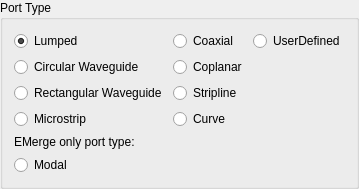
              <widget class="QGroupBox" name="portSettingsTab_portTypeGroup">
               <property name="title">
                <string>Port Type</string>
               </property>
               <layout class="QGridLayout" name="gridLayout_11">
                <item row="0" column="0">
                 <widget class="QRadioButton" name="lumpedPortRadioButton">
                  <property name="text">
                   <string>Lumped</string>
                  </property>
                  <property name="checked">
                   <bool>true</bool>
                  </property>
                 </widget>
                </item>
                <item row="3" column="0">
                 <widget class="QRadioButton" name="microstripPortRadioButton">
                  <property name="text">
                   <string>Microstrip</string>
                  </property>
                 </widget>
                </item>
                <item row="2" column="1">
                 <widget class="QRadioButton" name="striplinePortRadioButton">
                  <property name="enabled">
                   <bool>true</bool>
                  </property>
                  <property name="text">
                   <string>Stripline</string>
                  </property>
                 </widget>
                </item>
                <item row="4" column="0">
                 <widget class="QLabel" name="label_181">
                  <property name="text">
                   <string>EMerge only port type:</string>
                  </property>
                 </widget>
                </item>
                <item row="0" column="2">
                 <widget class="QRadioButton" name="userDefinedPortRadioButton">
                  <property name="enabled">
                   <bool>true</bool>
                  </property>
                  <property name="text">
                   <string>UserDefined</string>
                  </property>
                 </widget>
                </item>
                <item row="2" column="0">
                 <widget class="QRadioButton" name="rectangularWaveguidePortRadioButton">
                  <property name="text">
                   <string>Rectangular Waveguide</string>
                  </property>
                 </widget>
                </item>
                <item row="0" column="1">
                 <widget class="QRadioButton" name="coaxialPortRadioButton">
                  <property name="enabled">
                   <bool>true</bool>
                  </property>
                  <property name="text">
                   <string>Coaxial</string>
                  </property>
                 </widget>
                </item>
                <item row="5" column="0">
                 <widget class="QRadioButton" name="modalPortRadioButton">
                  <property name="text">
                   <string>Modal</string>
                  </property>
                 </widget>
                </item>
                <item row="3" column="1">
                 <widget class="QRadioButton" name="curvePortRadioButton">
                  <property name="enabled">
                   <bool>true</bool>
                  </property>
                  <property name="text">
                   <string>Curve</string>
                  </property>
                 </widget>
                </item>
                <item row="1" column="1">
                 <widget class="QRadioButton" name="coplanarPortRadioButton">
                  <property name="enabled">
                   <bool>true</bool>
                  </property>
                  <property name="text">
                   <string>Coplanar</string>
                  </property>
                 </widget>
                </item>
                <item row="1" column="0">
                 <widget class="QRadioButton" name="circularWaveguidePortRadioButton">
                  <property name="enabled">
                   <bool>true</bool>
                  </property>
                  <property name="text">
                   <string>Circular Waveguide</string>
                  </property>
                 </widget>
                </item>
               </layout>
              </widget>
